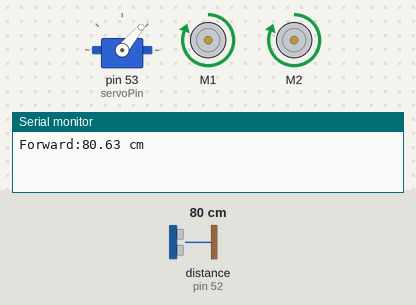
Bench run of a sketch on a simulated Arduino Mega 2560, built with avr-gcc and run on an emulated ATmega2560. Parts: servo, 2 × DC motor (green arrow = forward, orange = backward, longer = faster), the last lines printed to the serial monitor. Wiring (inferred from the names in the program): ultrasonic range finder: trigger pin 50; echo pin 52. The test bench sets the inputs (shaded band); at power-on: distance to the obstacle (sensor on pin 52) 80 cm. The echo pulse lasts 58.3 µs per cm.

Above: at 3.2 s.
3.3 s: distance to the obstacle (sensor on pin 52) set to 12 cm
7.5 s: distance to the obstacle (sensor on pin 52) set to 9 cm
At 9.7 s:
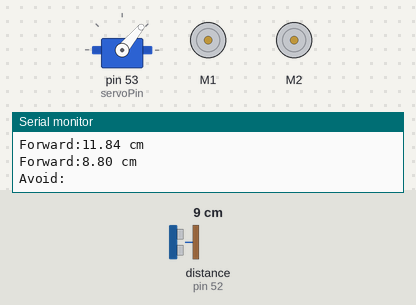
At 13.2 s:
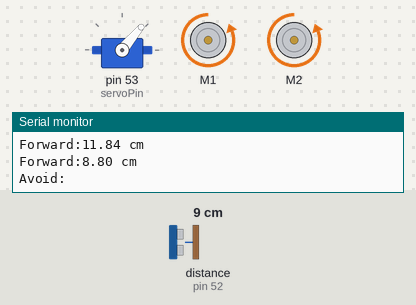
18.4 s: distance to the obstacle (sensor on pin 52) set to 2 cm
Timing chart, 0 to 24.7 s (numbered marks = the images above; inputs shaded):
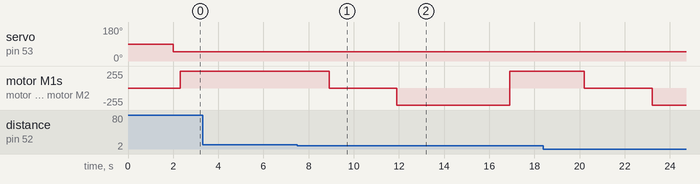

Measured:
- the behaviour switches between 11 and 10 cm on distance to the obstacle (sensor on pin 52) (found by bisection; images 0 and 1)
- after the input at 7.5 s, motor M1, motor M2: forward 255/255 → stopped after 1.4 s, → backward 255/255 3.0 s later, → forward 255/255 5.0 s later

The sketch:

autodriving.ino
```cpp
#include <Servo.h>   //サーボモーターのライブラリ
#include <AFMotor.h>  //AFMotorライブラリ

#define trigPin 50   // 超音波センサーのtrig pin
#define echoPin 52   // 超音波センサーのecho pin
#define servoPin 53   // サーボモーターのpin

Servo myservo;   //servoオブジェクトの宣言

AF_DCMotor motor1(1);  // 左のモーターをM1に接続
AF_DCMotor motor2(2);  // 右のモーターをM2に接続


void setup(){

  Serial.begin(9600);

  pinMode(trigPin, OUTPUT);
  pinMode(echoPin, INPUT);

  myservo.attach(servoPin);   //サーボの割り当て

  //モーターを一旦停止させる
  motor1.run(RELEASE);
  motor2.run(RELEASE);
  delay(2000);

  ///正面を向く
  myservo.write(50);

}

void loop(){

  checkForward();
  moveForward(3000);

}


float measure(){

  //超音波の停止
  digitalWrite(trigPin, LOW);
  delayMicroseconds(1);

  //超音波の出力
  digitalWrite(trigPin, HIGH);
  delayMicroseconds(11);

  //超音波の出力終了
  digitalWrite(trigPin, LOW);

  //出力した超音波が返って来る時間を計測
  int t = pulseIn(echoPin, HIGH);

  //計測した時間と音速から反射物までの距離を計算
  float sonic = 331.5 + 0.6 * 26;   //26℃を想定
  float distance = (float)t * ((sonic*0.0001)/2);
  //float distance = t*0.017;

  //計算結果をシリアル通信で出力
  Serial.print(distance);
  Serial.println(" cm");

  //delay(500);

  if(distance < 0){
    distance = 20;
  }
  return distance;

}


//停止
void moveStop(int n){
  // モータースピードを設定(0~255の範囲)
  motor1.setSpeed(255);
  motor2.setSpeed(255);
  //左右のモーターを停止させる
  motor1.run(RELEASE);
  motor2.run(RELEASE);
  delay(n);
}

//前進
void moveForward(int n) {
  // モータースピードを設定(0~255の範囲)
  motor1.setSpeed(255);
  motor2.setSpeed(255);
  //左右のモーターを前に回転させる
  motor1.run(FORWARD);
  motor2.run(FORWARD);
  delay(n);
}

//後退
void moveBackward(int n){
  // モータースピードを設定(0~255の範囲)
  motor1.setSpeed(255);
  motor2.setSpeed(255);
  //左右のモーターを後ろに回転させる
  motor1.run(BACKWARD);
  motor2.run(BACKWARD);
  delay(n);
}

/*
//右回転
void turnRight(int n){
  // モータースピードを設定(0~255の範囲)
  motor1.setSpeed(255);
  motor2.setSpeed(255);
  //左モーター:前、右モーター:後ろに回転させる
  motor1.run(BACKWARD);
  motor2.run(FORWARD);
  delay(n);
}

//左回転
void turnLeft(int n){
  // モータースピードを設定(0~255の範囲)
  motor1.setSpeed(255);
  motor2.setSpeed(255);
  //左モーター:前、右モーター:後ろに回転させる
  motor1.run(FORWARD);
  motor2.run(BACKWARD);
  delay(n);
}
*/


//前方の障害物確認
void checkForward(){

  //正面を向く
  myservo.write(50);
  delay(300);
  Serial.print("Forward:");
  float distance = measure();

  //距離が近づいたら避ける
  if(distance < 10){
    avoid();
  }

}


//障害物を避ける
void avoid(){

  //停止後、後方へ移動
  Serial.print("Avoid:");
  moveStop(3000);
  moveBackward(5000);

}
```
